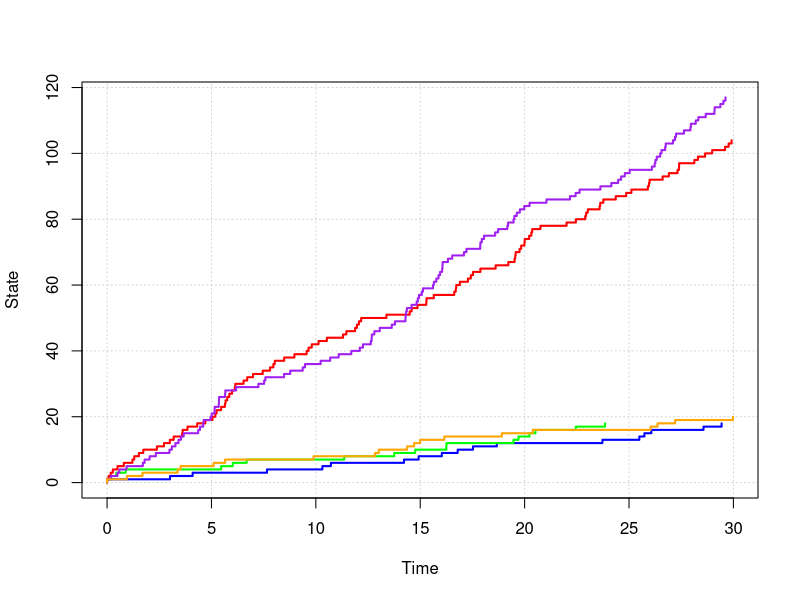

This chart was generated by the following R code:
# Ejercicio 6.2.2

#specifying parameters
t<- 30
p<- c(0.3, 0.7)
lambda<- c(4, 0.5)
#specifying states and times as data frames
time<- data.frame()
N<- data.frame()
#specifying seed
set.seed(1902238)
#simulating trajectories
for(j in 1:5) {
  #fixing the value for rate
  Lambda<- lambda[sample(1:2, 1, prob=p)]
  #setting initial values
  time[1,j]<- 0
  N[1,j]<- 0
  #generating total number of jumps
  njumps<- rpois(1,Lambda*t)
  #generating standard uniforms
  u<- c()
  u[1]<- 0
  for(i in 2:njumps)
    u[i]<- runif(1)
  #computing event times
  s<- t*sort(u)
  #generating jumps
  for (i in seq(2, 2*njumps, 2)) {
    time[i,j]<- s[i/2]-0.001
    time[i+1,j]<- s[i/2]
    N[i,j]<- N[i-1,j]
    N[i+1,j]<- N[i-1,j]+1
  }
}
#plotting trajectories
matplot(time, N, type="l", lty=1, lwd=2, col=c("blue",
                                               "green", "red", "purple", "orange"), xlab="Time",
        ylab="State", panel.first=grid())
  